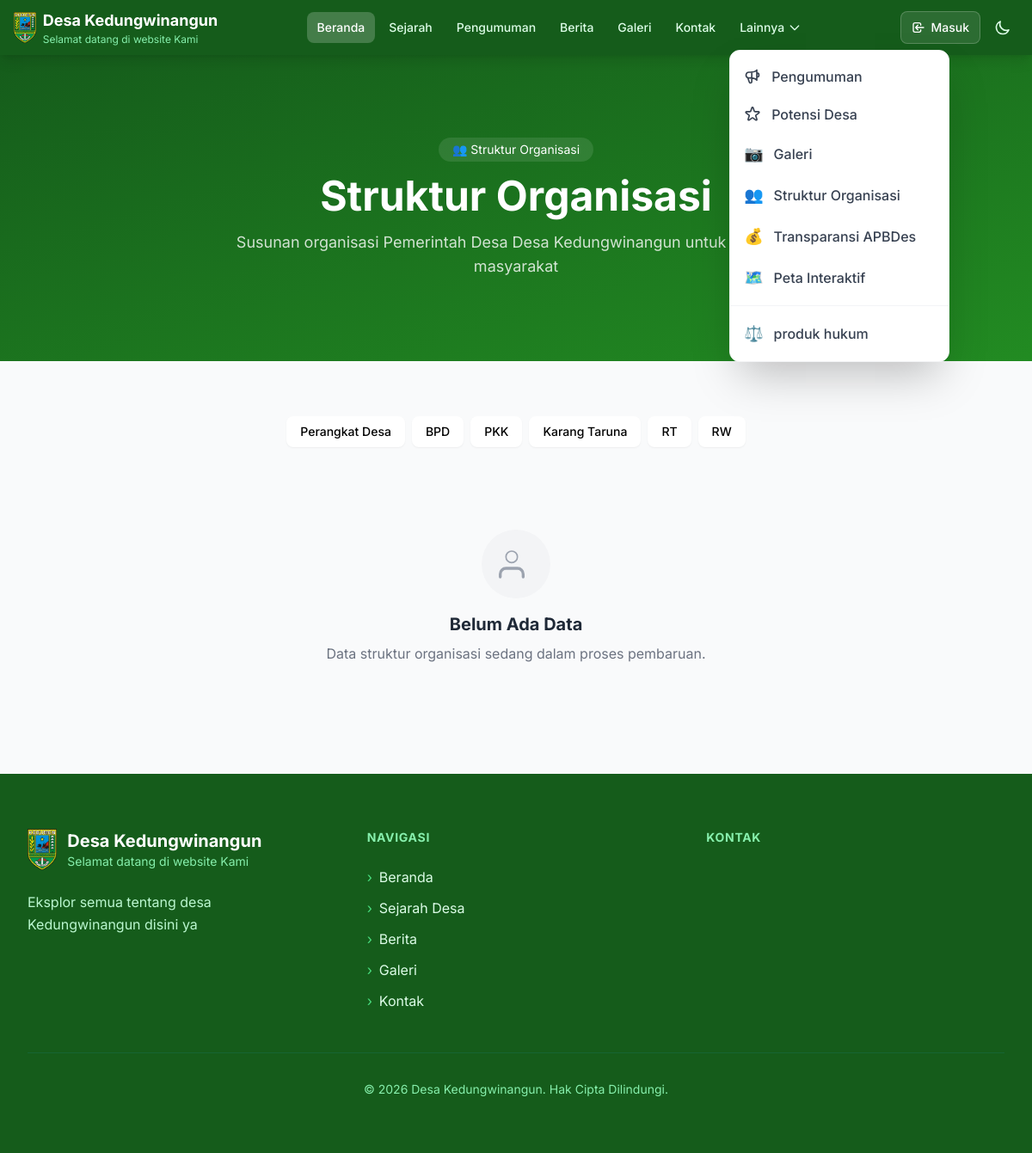
Page /struktur on the committed database.
### tables this page shows
CREATE TABLE config (
            key TEXT PRIMARY KEY,
            value TEXT
        );

CREATE TABLE pages (
            id INTEGER PRIMARY KEY AUTOINCREMENT,
            title TEXT NOT NULL,
            slug TEXT UNIQUE NOT NULL,
            content TEXT,
            icon TEXT DEFAULT '📄',
            order_num INTEGER DEFAULT 0,
            active INTEGER DEFAULT 1,
            created_at TIMESTAMP DEFAULT CURRENT_TIMESTAMP,
            updated_at TIMESTAMP DEFAULT CURRENT_TIMESTAMP
        );

### routes/public.py (the view)
@public_bp.route("/struktur")
def struktur():
    from datetime import datetime
    try:
        from models import get_all_pages, get_all_struktur
        desa_info = get_desa_info_with_maps()
        custom_pages = get_all_pages()
        struktur_list = get_all_struktur(aktif=1)
        grouped = {'perangkat': [], 'bpd': [], 'pkk': [], 'karang_taruna': [], 'rt': [], 'rw': []}
        for item in struktur_list:
            kat = item.get('kategori', '')
            if kat in grouped:
                grouped[kat].append(item)
        kategori_labels = {
            'perangkat': 'Perangkat Desa',
            'bpd': 'BPD',
            'pkk': 'PKK',
            'karang_taruna': 'Karang Taruna',
            'rt': 'RT',
            'rw': 'RW',
        }
        return render_template(
            "struktur.html",
            page={"title": "Struktur Organisasi"},
            desa=desa_info,
            nav_links=NAV_LINKS,
            tahun=datetime.now().year,
            site_name=desa_info['nama'],
            site_tagline=desa_info['tagline'],
            site_description=desa_info['deskripsi'],
            custom_pages=custom_pages,
            grouped_struktur=grouped,
            kategori_labels=kategori_labels,
        )
    except Exception as e:
        logger.error(f"Error loading struktur page: {str(e)}")
        flash('Terjadi kesalahan saat memuat halaman struktur', 'error')
        return redirect(url_for('public.index'))

### templates/struktur.html (shortened to what this page needs)
<!DOCTYPE html>
<html lang="id">
<head>
    <script src="https://cdn.tailwindcss.com"></script>
    <link rel="stylesheet" href="{{ url_for('static', filename='styles.css') }}">
</head>
<body>
    {% include 'partials/navbar.html' %}
    <section class="bg-gradient-to-br from-[#155C1B] to-[#228B22] text-white py-16 md:py-24">
        <div class="max-w-6xl mx-auto px-4 text-center">
            <span class="inline-block px-4 py-1 bg-white/10 rounded-full text-sm mb-4">👥 Struktur Organisasi</span>
            <h1 class="text-4xl md:text-5xl font-bold mb-4">Struktur Organisasi</h1>
            <p class="text-white/80 text-lg max-w-2xl mx-auto">Susunan organisasi Pemerintah Desa {{ site_name }} untuk melayani masyarakat</p>
        </div>
    </section>
    <section class="py-12 md:py-16 bg-gray-50">
        <div class="max-w-6xl mx-auto px-4">
            <div class="flex flex-wrap gap-2 mb-8 justify-center">
                {% for kat, label in kategori_labels.items() %}
                <a href="#{{ kat }}" class="px-4 py-2 bg-white rounded-lg text-sm font-medium hover:bg-[#155C1B] hover:text-white transition-all shadow-sm">
                    {{ label }}
                </a>
                {% endfor %}
            </div>
            {% if not grouped_struktur['perangkat'] and not grouped_struktur['bpd'] and not grouped_struktur['pkk'] and not grouped_struktur['karang_taruna'] %}
            <div class="text-center py-16">
                <div class="w-20 h-20 bg-gray-100 rounded-full flex items-center justify-center mx-auto mb-4">
                    <svg class="w-10 h-10 text-gray-400" fill="none" stroke="currentColor" viewBox="0 0 24 24">
                        <path stroke-linecap="round" stroke-linejoin="round" stroke-width="2" d="M17 21v-2a4 4 0 00-4-4H5a4 4 0 00-4 4v2"/>
                        <circle cx="9" cy="7" r="4"/>
                    </svg>
                </div>
                <h3 class="text-xl font-bold text-gray-800 mb-2">Belum Ada Data</h3>
                <p class="text-gray-500">Data struktur organisasi sedang dalam proses pembaruan.</p>
            </div>
            {% endif %}
        </div>
    </section>
    {% include 'partials/footer.html' %}
</body>
</html>

### templates/partials/navbar.html (shortened to what this page needs)
<nav class="bg-[#155C1B] sticky top-0 z-50 shadow-lg">
    <div class="max-w-7xl mx-auto px-4">
        <div class="flex items-center justify-between h-14 md:h-16">
            <a href="{{ url_for('public.index') }}" class="flex items-center gap-2">
                <img src="{{ url_for('static', filename='images/kebumen.png') }}" alt="Logo" class="h-9 w-auto">
                <div class="hidden sm:block">
                    <div class="text-white font-bold text-sm md:text-lg">{{ site_name or 'Desa' }}</div>
                    <div class="text-green-300 text-[10px] md:text-xs">{{ site_tagline or '' }}</div>
                </div>
            </a>
            <div class="hidden lg:flex items-center gap-1">
                {% for link in nav_links %}
                <a href="{{ link.href }}" class="px-3 py-2 rounded-lg text-sm font-medium transition-colors
                       {% if link.active %}bg-white/20 text-white{% else %}text-green-100 hover:bg-white/10 hover:text-white{% endif %}">
                    {{ link.label }}
                </a>
                {% endfor %}
                <div class="relative" x-data="{ open: false }">
                    <button @click="open = !open" @click.away="open = false"
                            class="px-3 py-2 rounded-lg text-sm font-medium transition-colors flex items-center gap-1 text-green-100 hover:bg-white/10 hover:text-white">
                        Lainnya
                        <svg class="w-4 h-4 transition-transform" :class="{'rotate-180': open}" fill="none" stroke="currentColor" viewBox="0 0 24 24">
                            <path stroke-linecap="round" stroke-linejoin="round" stroke-width="2" d="M19 9l-7 7-7-7"/>
                        </svg>
                    </button>
                    <div x-show="open" x-transition:enter="transition ease-out duration-200" x-transition:enter-start="opacity-0 scale-95" x-transition:enter-end="opacity-100 scale-100"
                         x-transition:leave="transition ease-in duration-150" x-transition:leave-start="opacity-100 scale-100" x-transition:leave-end="opacity-0 scale-95"
                         class="absolute left-0 mt-2 w-64 bg-white rounded-xl shadow-2xl border border-gray-100 overflow-hidden z-50">
                        <div class="py-2">
                            <a href="{{ url_for('public.pengumuman') }}" class="flex items-center gap-3 px-4 py-2.5 text-gray-700 hover:bg-gray-50 transition-colors">
                                <span class="text-lg">
                                </span>
                                <span class="font-medium">Pengumuman</span>
                            </a>
                            <a href="#potensi" class="flex items-center gap-3 px-4 py-2.5 text-gray-700 hover:bg-gray-50 transition-colors">
                                <span class="text-lg">
                                </span>
                                <span class="font-medium">Potensi Desa</span>
                            </a>
                            <a href="{{ url_for('public.galeri') }}" class="flex items-center gap-3 px-4 py-2.5 text-gray-700 hover:bg-gray-50 transition-colors">
                                <span class="text-lg">📷</span>
                                <span class="font-medium">Galeri</span>
                            </a>
                            <a href="{{ url_for('public.struktur') }}" class="flex items-center gap-3 px-4 py-2.5 text-gray-700 hover:bg-gray-50 transition-colors">
                                <span class="text-lg">👥</span>
                                <span class="font-medium">Struktur Organisasi</span>
                            </a>
                            <a href="{{ url_for('public.transparansi') }}" class="flex items-center gap-3 px-4 py-2.5 text-gray-700 hover:bg-gray-50 transition-colors">
                                <span class="text-lg">💰</span>
                                <span class="font-medium">Transparansi APBDes</span>
                            </a>
                            <a href="{{ url_for('public.peta_interaktif') }}" class="flex items-center gap-3 px-4 py-2.5 text-gray-700 hover:bg-gray-50 transition-colors">
                                <span class="text-lg">🗺️</span>
                                <span class="font-medium">Peta Interaktif</span>
                            </a>
                            {% if custom_pages %}
                            <div class="border-t border-gray-100 mt-2 pt-2">
                                {% for p in custom_pages %}
                                <a href="{{ url_for('public.view_page', slug=p['slug']) }}" class="flex items-center gap-3 px-4 py-2.5 text-gray-700 hover:bg-gray-50 transition-colors">
                                    <span class="text-lg">{{ p['icon'] }}</span>
                                    <span class="font-medium">{{ p['title'] }}</span>
                                </a>
                                {% endfor %}
                            </div>
                            {% endif %}
                        </div>
                    </div>
                </div>
            </div>
            <div class="flex items-center gap-1 md:gap-2">
                {% if not session.user_logged_in %}
                <div class="hidden md:flex items-center gap-2">
                    <a href="{{ url_for('public.login') }}" class="flex items-center gap-1.5 px-3 py-2 rounded-lg text-white text-sm font-medium bg-white/10 hover:bg-white/20 border border-white/20 transition-all">
                        <svg class="w-4 h-4" fill="none" stroke="currentColor" viewBox="0 0 24 24">
                            <path stroke-linecap="round" stroke-linejoin="round" stroke-width="2" d="M11 16l-4-4m0 0l4-4m-4 4h14m-5 4v1a3 3 0 01-3 3H6a3 3 0 01-3-3V7a3 3 0 013-3h7a3 3 0 013 3v1"/>
                        </svg>
                        Masuk
                    </a>
                </div>
                {% endif %}
                <button id="btn-dark" class="p-2 rounded-lg text-green-100 hover:bg-white/10 transition-colors" aria-label="Dark mode">
                    <svg id="icon-moon" class="w-5 h-5" fill="none" stroke="currentColor" viewBox="0 0 24 24">
                        <path stroke-linecap="round" stroke-linejoin="round" stroke-width="2" d="M20.354 15.354A9 9 0 018.646 3.646 9.003 9.003 0 0012 21a9.003 9.003 0 008.354-5.646z"/>
                    </svg>
                </button>
            </div>
        </div>
    </div>
</nav>

### templates/partials/footer.html (shortened to what this page needs)
<footer class="bg-[#155C1B] text-white">
    <div class="max-w-7xl mx-auto px-4 sm:px-6 lg:px-8 py-16">
        <div class="grid grid-cols-1 md:grid-cols-3 gap-12">
            <div class="reveal-footer">
                <a href="{{ url_for('public.index') }}" class="flex items-center gap-3 mb-6 group">
                    <img src="{{ url_for('static', filename='images/kebumen.png') }}" alt="Logo" class="h-12 w-auto transition-transform duration-300 group-hover:scale-105">
                    <div>
                        <h3 class="font-bold text-xl">{{ site_name or 'Desa' }}</h3>
                        <p class="text-green-300 text-sm">{{ site_tagline or '' }}</p>
                    </div>
                </a>
                <p class="text-green-200 leading-relaxed mb-6">{{ site_description or '' }}</p>
            </div>
            <div class="reveal-footer" style="transition-delay: 0.1s;">
                <h4 class="font-bold text-lg mb-6 text-green-300 uppercase tracking-wider text-sm">Navigasi</h4>
                <ul class="space-y-3">
                    <li>
                        <a href="{{ url_for('public.index') }}" class="text-green-100 hover:text-white transition-colors duration-200 flex items-center gap-2 group">
                            <span class="text-green-400 group-hover:translate-x-1 transition-transform duration-200">›</span>
                            Beranda
                        </a>
                    </li>
                    <li>
                        <a href="{{ url_for('public.sejarah') }}" class="text-green-100 hover:text-white transition-colors duration-200 flex items-center gap-2 group">
                            <span class="text-green-400 group-hover:translate-x-1 transition-transform duration-200">›</span>
                            Sejarah Desa
                        </a>
                    </li>
                    <li>
                        <a href="{{ url_for('public.berita') }}" class="text-green-100 hover:text-white transition-colors duration-200 flex items-center gap-2 group">
                            <span class="text-green-400 group-hover:translate-x-1 transition-transform duration-200">›</span>
                            Berita
                        </a>
                    </li>
                    <li>
                        <a href="{{ url_for('public.galeri') }}" class="text-green-100 hover:text-white transition-colors duration-200 flex items-center gap-2 group">
                            <span class="text-green-400 group-hover:translate-x-1 transition-transform duration-200">›</span>
                            Galeri
                        </a>
                    </li>
                    <li>
                        <a href="{{ url_for('public.kontak') }}" class="text-green-100 hover:text-white transition-colors duration-200 flex items-center gap-2 group">
                            <span class="text-green-400 group-hover:translate-x-1 transition-transform duration-200">›</span>
                            Kontak
                        </a>
                    </li>
                </ul>
            </div>
            <div class="reveal-footer" style="transition-delay: 0.2s;">
                <h4 class="font-bold text-lg mb-6 text-green-300 uppercase tracking-wider text-sm">Kontak</h4>
            </div>
        </div>
        <div class="mt-12 pt-8 border-t border-green-800 text-center">
            <p class="text-green-300 text-sm">© {{ tahun }} {{ site_name or 'Desa' }}. Hak Cipta Dilindungi.</p>
        </div>
    </div>
</footer>

### rows in the picture
config: value "Desa Kedungwinangun"
config: value "Selamat datang di website Kami"
pages: icon "⚖️", title "produk hukum"
config: value "Eksplor semua tentang desa Kedungwinangun disini ya"

### other values in the picture
{{ link.label }} "Beranda" "Sejarah" "Pengumuman" "Berita" "Galeri" "Kontak"
{{ label }} "Perangkat Desa" "BPD" "PKK" "Karang Taruna" "RT" "RW"
